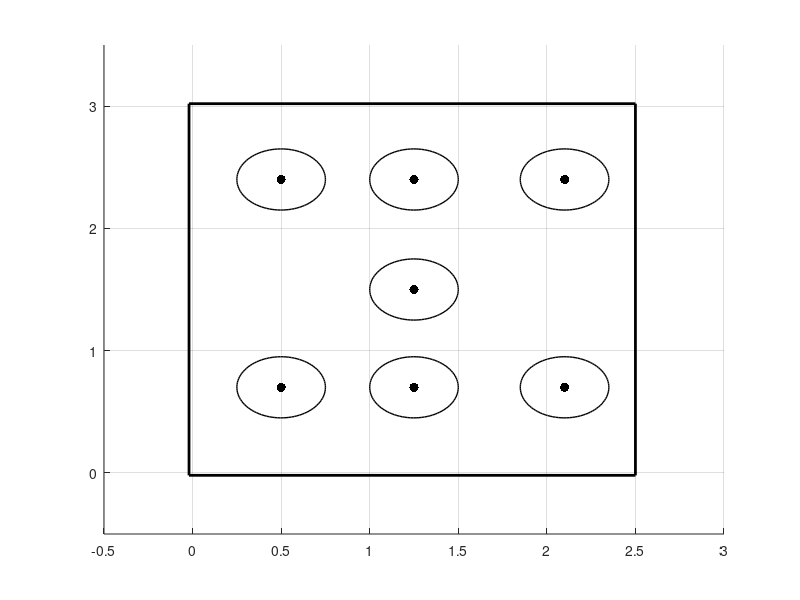

Write MATLAB code to recreate this figure. (Note: this script raises an error after producing the figure.)
% pontos=[
% 0.195,  0.200;
% 0.065,  1.490;
% 0.245,  2.870;
% 1.245,  0.205;
% 1.250,  1.500;
% 1.260,  2.870;
% 2.355,  0.195;
% 2.360,  1.500;
% 2.350,  2.870];

WAYPOINTS = [   
2.10 2.40 0; %p9
1.25 2.40 0; %p6
0.50 2.40 0; %p3
1.25 1.50 0; %p5
0.50 0.70 0; %p1
1.25 0.70 0; %p4
2.10 0.70 0; %p7
1.25 1.50 0; %p5
            ];
        
% Responsável por iniciar a figura
close all
figure('pos',[400 50 600 600])
%axis equal;
axis([-0.5 3 -0.5 3.5]);
grid on;
hold on;

%Linhas das extremidades.
plot([-0.02     -0.02],[-0.02 3.02],'k','LineWidth',2);
plot([-0.02   2.5],[3.02 3.02],'k','LineWidth',2);
plot([2.5 2.5],[-0.02 3.02],'k','LineWidth',2);
plot([-0.02   2.5],[-0.02 -0.02],'k','LineWidth',2);

% plot(pontos(:,1), pontos(:,2), '.', 'MarkerSize',20,'Color', 'k')
for p=1:7
    plot(WAYPOINTS(p,1), WAYPOINTS(p,2), '.', 'MarkerSize',20,'Color', 'k')
    viscircles([WAYPOINTS(p,1) WAYPOINTS(p,2)],0.25, 'Color', 'k', 'LineWidth', 1);
end

hold on;

%testes de 1 a 4
%comeco=11; final=690;
%comeco=700; final=1637;
comeco=1650; final=2800;
%comeco=2820; final=3570;

for i=comeco:final
    %p1 = plot([min(Px_est(i-1),2.5) min(Px_est(i),2.5)], [Py_est(i-1) Py_est(i)], 'b');
    %p2 = plot(LSx(i), LSy(i), 'o', 'MarkerSize',5,'Color', 'r');
    p1 = plot([LSx(i-1) LSx(i)], [LSy(i-1) LSy(i)], 'r');
%     title(strcat('i=',num2str(int16(i)),'/', num2str(int16(final))));  pause(0.1);
end

xlabel('X[m]','FontSize',14); ylabel('Y[m]','FontSize',14);
title('Trajetória estimada - perda momentânia de SL+B');
%legend([p1,p2],'posição estimada Filtro de Kalman','posição calculada SL');
legend([p1],'trajetória calculada pelo sistema de localização');

pause(1);
output_img = 'trajetoria_perdaSLB';
print(output_img,'-dpng');
% command = ['mv', ' ' , output_img, '.png ./figures/'];
% system(command);
